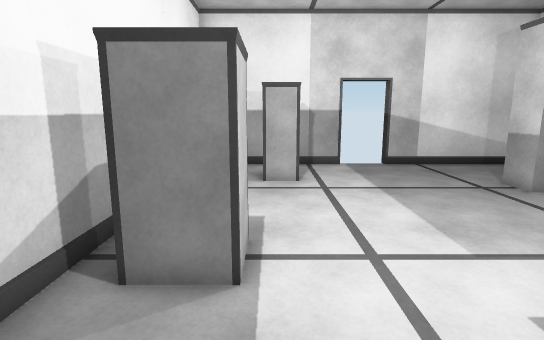
View 1 (above)

17 first-person views from a walk through a scene from a Unity 3-D project. The camera is 1.4 m above the floor, tilts 10° down and sees 80° across. Doors are open. The floor is counted in squares, 0.5 m on a side. Each view is taken from the middle of a square. On the plan, view 1 faces up. The plan holds only what a view shows up to about 20 squares ahead; the rest is blank. The player character is not drawn.

View 2
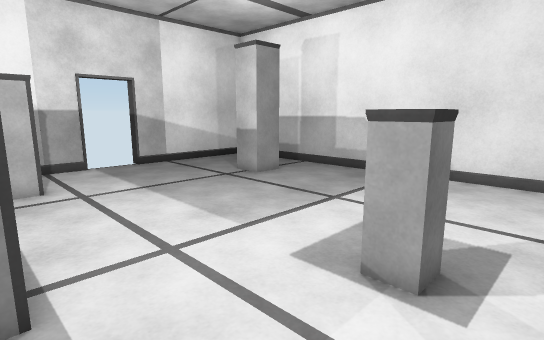

View 3
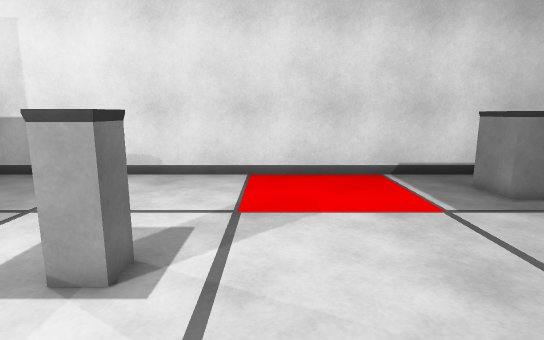

View 4
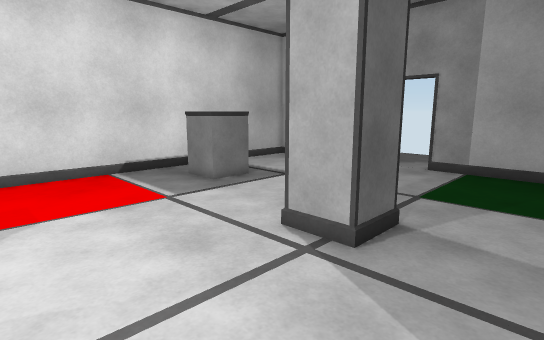

View 5
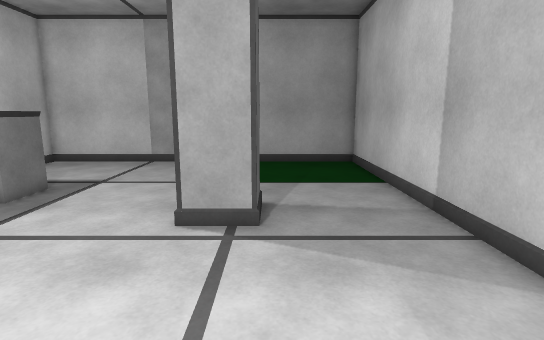

View 6
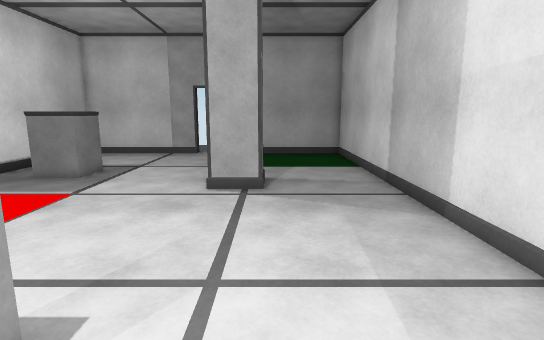

View 7
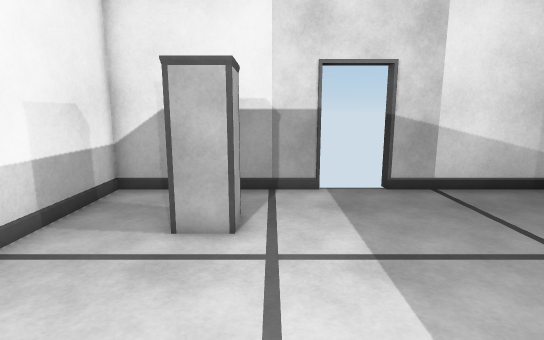

View 8
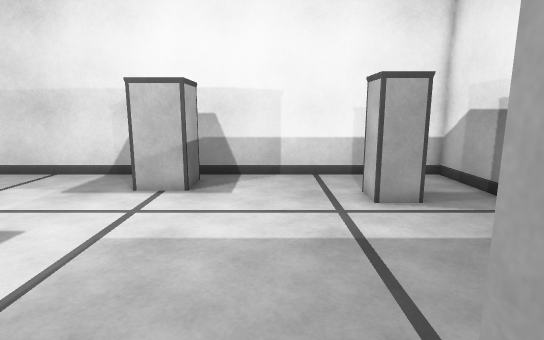

View 9
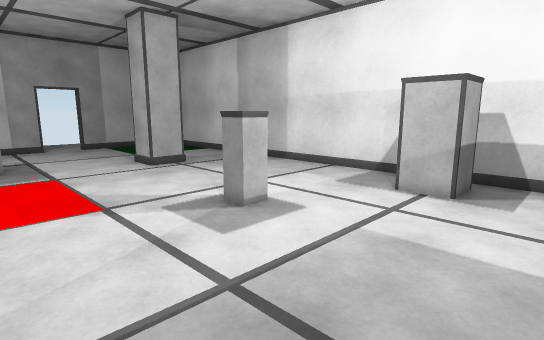

View 10
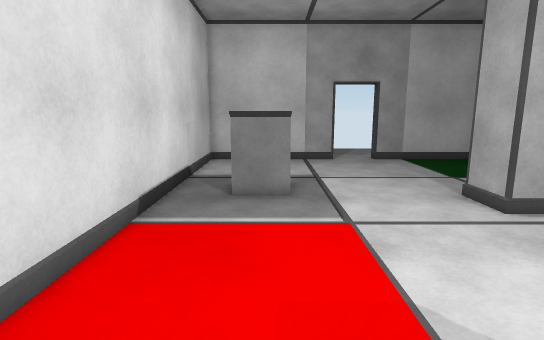

View 11
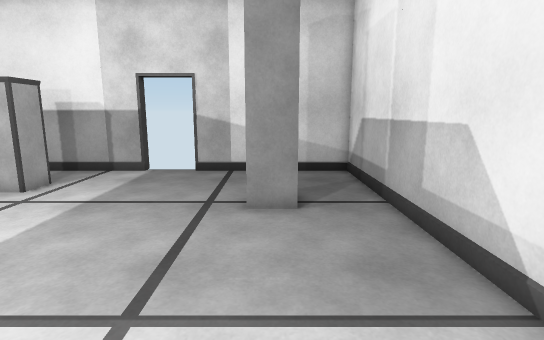

View 12
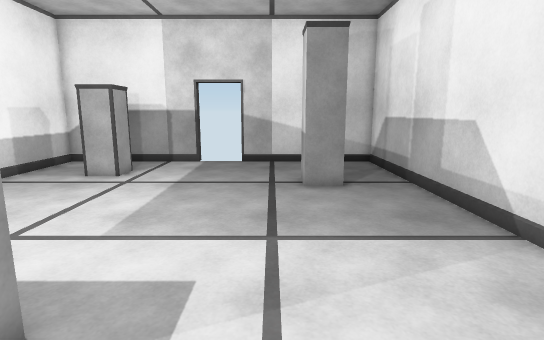

View 13
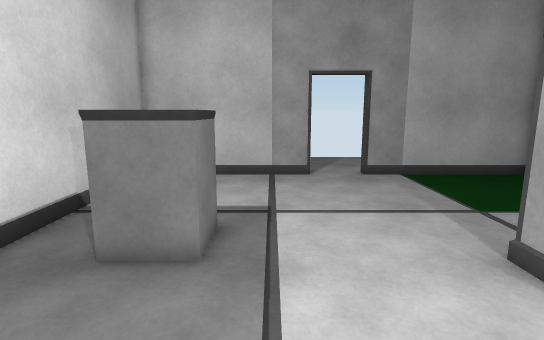

View 14
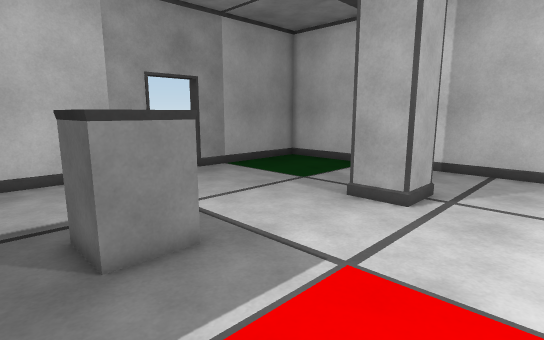

View 15
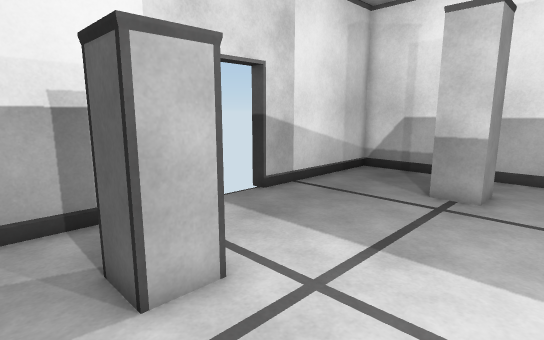

View 16
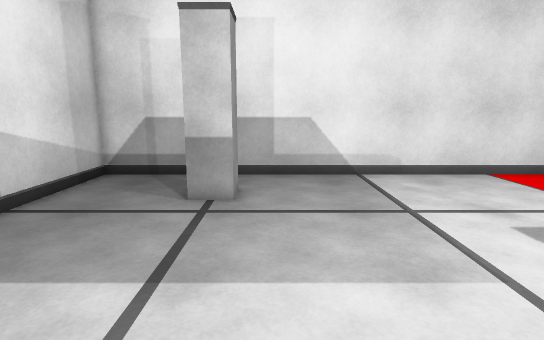

View 17
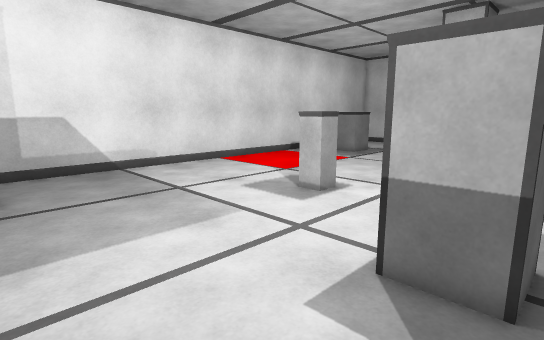

### Floor plan
Key: @ floor where view 1 was taken; # wall or solid block; . floor; D open door; P pillar.
Columns run from 4 left of view 1 to 14 right of it. Each row starts with its distance up from view 1.
 18 ########   ########
 17 #.................#
 16 #.................#
 15 #...PP............#
 14 #...PP............#
 13 #...PP.......#P ..#
 12 #............P P..#
 11 #............#P#..#
 10 #.................#
  9 #.................#
  8 #.................#
  7 ##PP..............#
  6 #P P..............#
  5 #PPP..............#
  4 #.................#
  3 #.......PP........#
  2 #.......PP........#
  1 #.................#
  0 #...@.............#
 -1 #.................#
 -2 #.................#
 -3 #.................#
 -4 #.................#
 -5 #.................#
 -6 #.................#
 -7 #....PPP..........#
 -8 #....P.P..........#
 -9 #.....PP.....PPP..#
-10 #............P P..#
-11 #............P P..#
-12 #.................#
-13 #.................#
-14 #.................#
-15 #.................#
-16 #.......D.........#
-17 #.......D.........#
-18 #########..########
-19         ...
-20        ....
-21        ....
-22        ...
-23        ...

Positions as (right, up) in squares from view 1, and headings:
1: (0, 0), facing up
2: (-1, 0), facing up-right
3: (-1, -1), facing right
4: (-2, -1), facing down-right
5: (1, 1), facing down
6: (1, 5), facing down
7: (2, 6), facing up
8: (11, 10), facing left
9: (11, 10), facing down-left
10: (10, 2), facing down
11: (10, 2), facing up
12: (8, -1), facing up
13: (8, -3), facing down
14: (13, -3), facing down-left
15: (-2, 9), facing up-right
16: (-1, 10), facing right
17: (-3, 12), facing down-right
